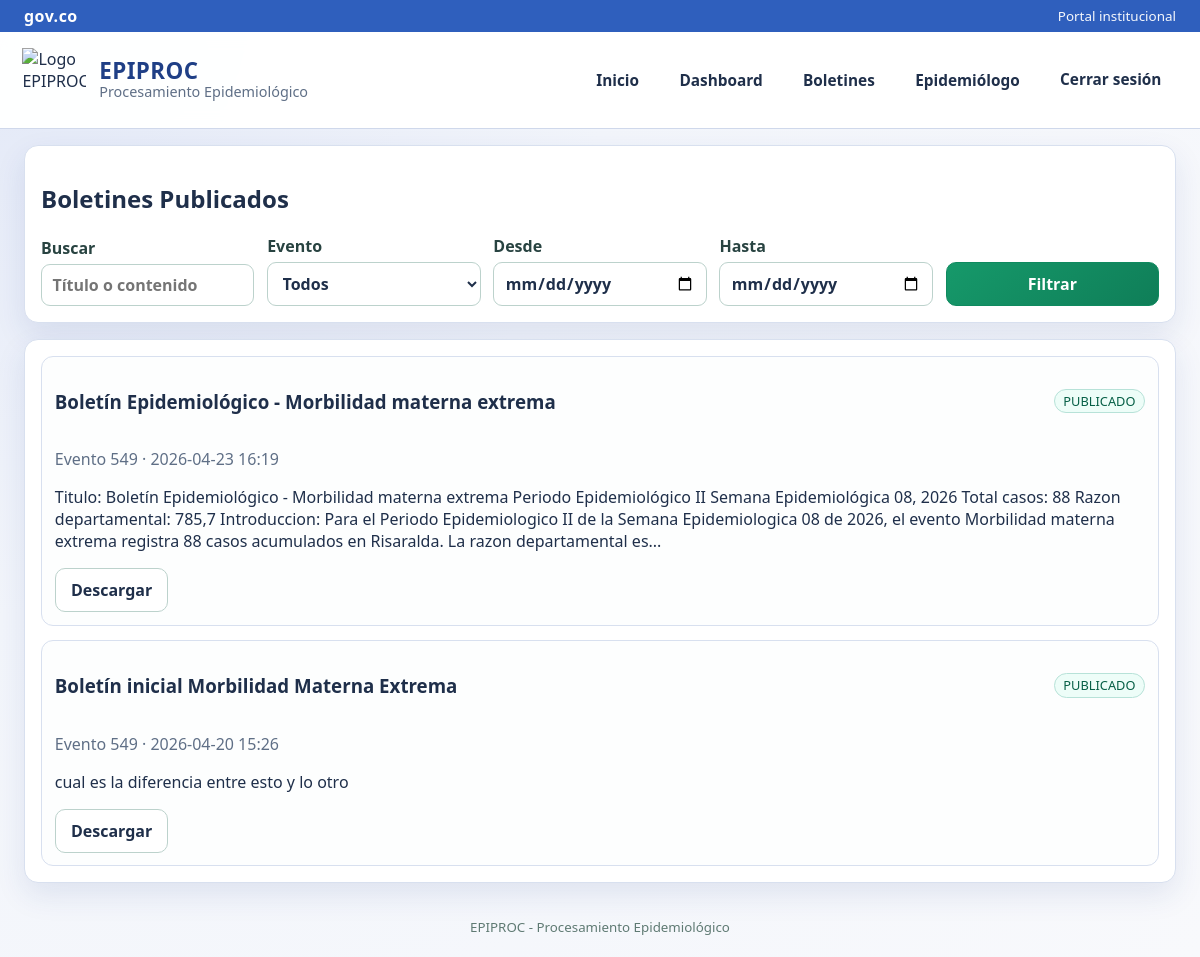
The page /boletines (signed in) on the database its author committed.
### epiproc_web/models.py (models this page shows)
class Bulletin(db.Model):
    __tablename__ = "bulletins"
    id = db.Column(db.Integer, primary_key=True)
    title = db.Column(db.String(250), nullable=False)
    content = db.Column(db.Text, nullable=False)
    status = db.Column(db.String(20), nullable=False, default=BulletinStatus.BORRADOR)
    event_code = db.Column(db.Integer, db.ForeignKey("events.code"), nullable=False, index=True)
    author_id = db.Column(db.Integer, db.ForeignKey("users.id"), nullable=False, index=True)
    created_at = db.Column(db.DateTime, default=datetime.utcnow, nullable=False)
    updated_at = db.Column(db.DateTime, default=datetime.utcnow, onupdate=datetime.utcnow, nullable=False)
    published_at = db.Column(db.DateTime, nullable=True)
    author = db.relationship("User", back_populates="bulletins")
    event = db.relationship("Event", back_populates="bulletins")

### epiproc_web/app.py (the view)
    @app.route("/boletines")
    def bulletins_public():
        query = Bulletin.query.filter_by(status=BulletinStatus.PUBLICADO)
        q = (request.args.get("q") or "").strip()
        evento = (request.args.get("evento") or "").strip()
        desde = (request.args.get("desde") or "").strip()
        hasta = (request.args.get("hasta") or "").strip()
        if q:
            like_q = f"%{q}%"
            query = query.filter((Bulletin.title.ilike(like_q)) | (Bulletin.content.ilike(like_q)))
        if evento.isdigit():
            query = query.filter(Bulletin.event_code == int(evento))
        if desde:
            try:
                d_from = datetime.strptime(desde, "%Y-%m-%d")
                query = query.filter(Bulletin.created_at >= d_from)
            except ValueError:
                flash("Fecha desde inválida.", "error")
        if hasta:
            try:
                d_to = datetime.strptime(hasta, "%Y-%m-%d")
                query = query.filter(Bulletin.created_at <= d_to.replace(hour=23, minute=59, second=59))
            except ValueError:
                flash("Fecha hasta inválida.", "error")
        bulletins = query.order_by(Bulletin.published_at.desc().nullslast(), Bulletin.created_at.desc()).all()
        eventos = Event.query.filter_by(active=True).order_by(Event.code.asc()).all()
        return render_template(
            "bulletins_public.html",
            bulletins=bulletins,
            eventos=eventos,
            filters={"q": q, "evento": evento, "desde": desde, "hasta": hasta},
        )

### epiproc_web/app.py (called while the page is built, shortened)
def current_user() -> Optional[User]:
    uid = session.get("user_id")
    if not uid:
        return None
    return User.query.get(uid)

def register_hooks(app: Flask, base_dir: Path) -> None:
    @app.context_processor
    def inject_globals() -> dict[str, Any]:
        return {
            "brand_name": "EPIPROC - Procesamiento Epidemiológico",
            "logo_url": "https://8upload.com/image/3ec1b5cc7de8ad31/bloque2071.png",
            "current_user": current_user(),
            "role_secretario": UserRole.SECRETARIO,
            "role_epidemiologo": UserRole.EPIDEMIOLOGO,
        }
    @app.before_request
    def force_password_change_on_first_login():
        user = current_user()
        if not user:
            return None
        safe_paths = {
            "/logout",
            "/cambiar-clave",
            "/static",
        }
        return None

### epiproc_web/templates/bulletins_public.html (shortened to what this page needs)
{% extends 'base.html' %}
{% block content %}
<section class="card">
    <h2>Boletines Publicados</h2>
    <form class="filters" method="get">
        <label>Buscar
            <input type="text" name="q" value="{{ filters.q }}" placeholder="Título o contenido">
        </label>
        <label>Evento
            <select name="evento">
                <option value="">Todos</option>
            </select>
        </label>
        <label>Desde
            <input type="date" name="desde" value="{{ filters.desde }}">
        </label>
        <label>Hasta
            <input type="date" name="hasta" value="{{ filters.hasta }}">
        </label>
        <button class="btn btn-primary" type="submit">Filtrar</button>
    </form>
</section>
<section class="card">
    {% if bulletins %}
        <div class="list">
            {% for b in bulletins %}
                <article class="list-item">
                    <div class="row between center">
                        <h3>{{ b.title }}</h3>
                        <span class="tag">{{ b.status }}</span>
                    </div>
                    <p class="muted">Evento {{ b.event_code }} · {{ b.created_at.strftime('%Y-%m-%d %H:%M') }}</p>
                    <p>{{ b.content[:360] }}{% if b.content|length > 360 %}...{% endif %}</p>
                    <a class="btn" href="{{ url_for('download_bulletin', bulletin_id=b.id) }}">Descargar</a>
                </article>
            {% endfor %}
        </div>
    {% else %}
        <p class="muted">No hay boletines publicados con los filtros seleccionados.</p>
    {% endif %}
</section>
{% endblock %}

### epiproc_web/static/css/app.css (style rules this page uses)
:root { --bg: #f2f5fb; --surface: #ffffff; --text: #1f2f4a; --muted: #5f6f86; --line: #d8e0ef; --accent: #2f5fbd; --accent-2: #1d3f88; --accent-green: #0f8a5f; --danger: #b42318; --warning: #b54708; --success: #027a48; --shadow: 0 12px 30px rgba(29, 63, 136, 0.1); }
* { box-sizing: border-box; }
body { margin: 0; font-family: "Segoe UI", Tahoma, Geneva, Verdana, sans-serif; color: var(--text); background: radial-gradient(circle at top left, #e2e8f7 0%, var(--bg) 40%, #f8f9fc 100%); min-height: 100vh; animation: pageFadeIn 0.45s ease; }
.card { background: var(--surface); border: 1px solid var(--line); border-radius: 14px; box-shadow: var(--shadow); padding: 1rem; transition: box-shadow 0.25s ease, transform 0.25s ease; }
.row { display: flex; gap: 0.8rem; }
.between { justify-content: space-between; }
.center { align-items: center; }
.filters { display: grid; grid-template-columns: repeat(auto-fit, minmax(180px, 1fr)); gap: 0.8rem; align-items: end; }
label { display: grid; gap: 0.35rem; font-weight: 600; color: #284341; }
input, select, textarea, button { font: inherit; }
input, select, textarea { width: 100%; border: 1px solid #bcd2cc; border-radius: 9px; padding: 0.55rem 0.65rem; background: #fff; color: var(--text); }
.btn { display: inline-flex; align-items: center; justify-content: center; gap: 0.4rem; background: #ffffff; color: var(--text); border: 1px solid #bcd2cc; border-radius: 10px; padding: 0.64rem 0.95rem; text-decoration: none; cursor: pointer; font-weight: 700; line-height: 1; text-align: center; min-height: 44px; transition: transform 0.2s ease, box-shadow 0.2s ease, background-color 0.2s ease, border-color 0.2s ease; }
.btn-primary { border-color: var(--accent-green); background: linear-gradient(140deg, #16996a 0%, #0f7e58 100%); color: #fff; }
.tag, .chip { display: inline-flex; border: 1px solid #b7e2d8; border-radius: 999px; padding: 0.15rem 0.55rem; color: #065f46; background: #edfdf8; font-size: 0.8rem; }
.list { display: grid; gap: 0.9rem; }
.list-item { border: 1px solid var(--line); border-radius: 12px; padding: 0.8rem; background: #fdfefe; }
.muted { color: var(--muted); }

### rows shown on the page
Bulletin: title "Boletín Epidemiológico - Morbilidad materna extrema", status "PUBLICADO", event_code "549", created_at "2026-04-23 16:19", content "Titulo: Boletín Epidemiológico - Morbilidad materna extrema Periodo Epidemiológico II Semana Epidemiológica 08, 2026 Total casos: 88 Razon departamental: 785,7 Introduccion: Para el Periodo Epidemiologico II de la Semana Epidemiologica 08 de 2026, el evento Morbilidad materna extrema registra 88 casos acumulados en Risaralda. La razon departamental es"
Bulletin: title "Boletín inicial Morbilidad Materna Extrema", status "PUBLICADO", event_code "549", created_at "2026-04-20 15:26", content "cual es la diferencia entre esto y lo otro"
